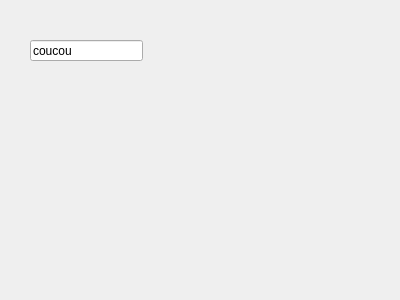
<?xml version="1.0" encoding="UTF-8"?>
<ui version="4.0">
 <class>QtTestWindow</class>
 <widget class="QMainWindow" name="QtTestWindow">
  <property name="geometry">
   <rect>
    <x>0</x>
    <y>0</y>
    <width>400</width>
    <height>300</height>
   </rect>
  </property>
  <property name="windowTitle">
   <string>QtTestWindow</string>
  </property>
  <widget class="QWidget" name="centralWidget">
   <widget class="QLineEdit" name="lineEdit">
    <property name="geometry">
     <rect>
      <x>30</x>
      <y>40</y>
      <width>113</width>
      <height>21</height>
     </rect>
    </property>
    <property name="text">
     <string>coucou</string>
    </property>
   </widget>
  </widget>
  <widget class="QMenuBar" name="menuBar">
   <property name="geometry">
    <rect>
     <x>0</x>
     <y>0</y>
     <width>400</width>
     <height>22</height>
    </rect>
   </property>
  </widget>
 </widget>
 <layoutdefault spacing="6" margin="11"/>
 <resources/>
 <connections/>
</ui>
